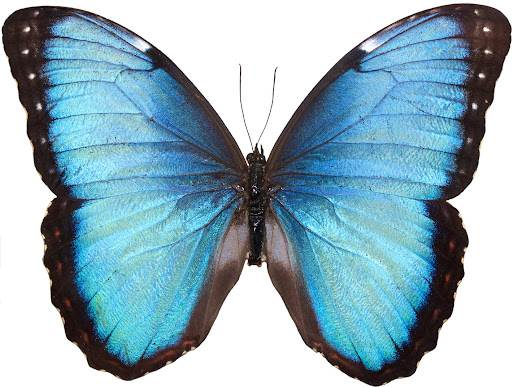
#> input picture Final-Project/Answer/پروژه/image.jpg, 512 x 387 px
$ python q3-.py
#> lines starting #> are read from the running program, lines starting #| are printed output that depends on the picture
import numpy as np
import matplotlib.pyplot as plt
import matplotlib
matplotlib.use('TkAgg')

# خواندن فایل تصویر و تبدیل آن به یک آرایه دو بعدی
img = plt.imread('image.jpg')
#> img is the input picture: shape (387, 512, 3); mean R, G, B 145.3, 174.2, 186.5
img = np.dot(img[...,:3], [0.2989, 0.5870, 0.1140])  # تبدیل به خاکستری
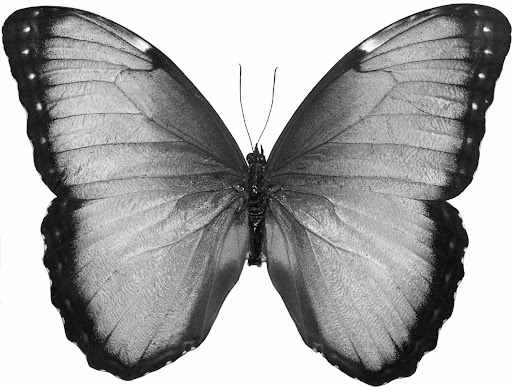
#> img: shape (387, 512) float64; min 0, max 255, mean 167

# ایجاد تابعی که یک آرایه دو بعدی به عنوان تصویر و یک آرایه دو بعدی دیگر به عنوان فیلتر می‌گیرد،
# کانولوشن دو بعدی را بر روی این دو انجام می‌دهد و نتیجه این عملیات را برمی‌گرداند
def convolution(image, filter):
    (iH, iW) = image.shape
#> iH = 387; iW = 512
    (fH, fW) = filter.shape
    pad = (fW - 1) // 2
    image = np.pad(image, ((pad, pad), (pad, pad)), mode='constant')  # پدینگ تصحیح شده
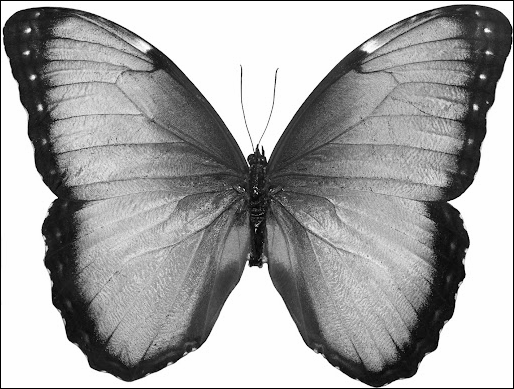
#> image: shape (389, 514) float64; min 0, max 255, mean 165.5
    output = np.zeros((iH, iW), dtype="float32")
    for y in np.arange(pad, iH + pad):
        for x in np.arange(pad, iW + pad):
            roi = image[y - pad:y + pad + 1, x - pad:x + pad + 1]
            k = (roi * filter).sum()
            output[y - pad, x - pad] = k
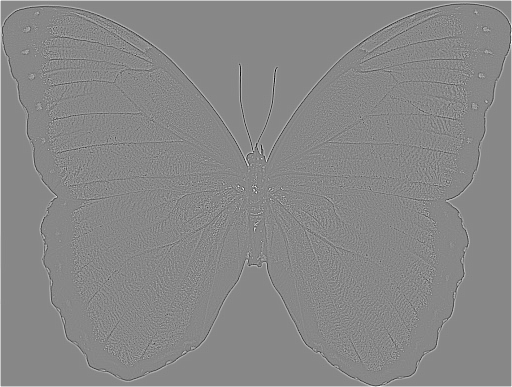
#> output: shape (387, 512) float32; min -1588.8, max 1392.2, mean 6.9; drawn with min black and max white
    return output

# یافتن فیلتر مناسب برای تشخیص لبه
filter = np.array([[-1, -1, -1], [-1, 8, -1], [-1, -1, -1]])

# انجام عملیات کانولوشن بر روی تصویر و فیلتر، سپس نمایش نتیجه در خروجی
result = convolution(img, filter)

# نمایش تصویر اصلی و نتیجه تشخیص لبه
plt.figure(figsize=(10, 5))
plt.subplot(1, 2, 1), plt.imshow(img, cmap='gray')
plt.title('تصویر اصلی'), plt.xticks([]), plt.yticks([])
plt.subplot(1, 2, 2), plt.imshow(result, cmap='gray', vmin=0, vmax=255)  # اضافه کردن vmin و vmax برای مقیاس تصویر
plt.title('تشخیص لبه'), plt.xticks([]), plt.yticks([])
plt.show()
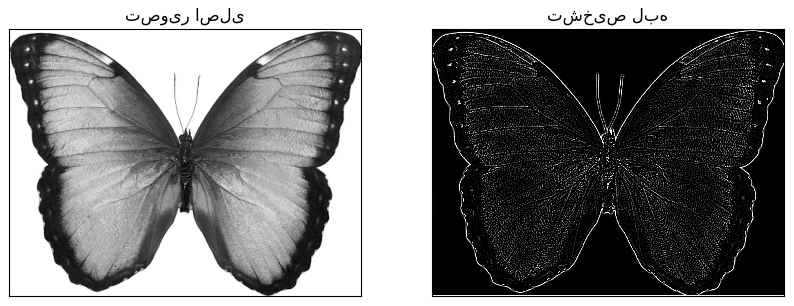
#> figure drawn by matplotlib, 2 panels
